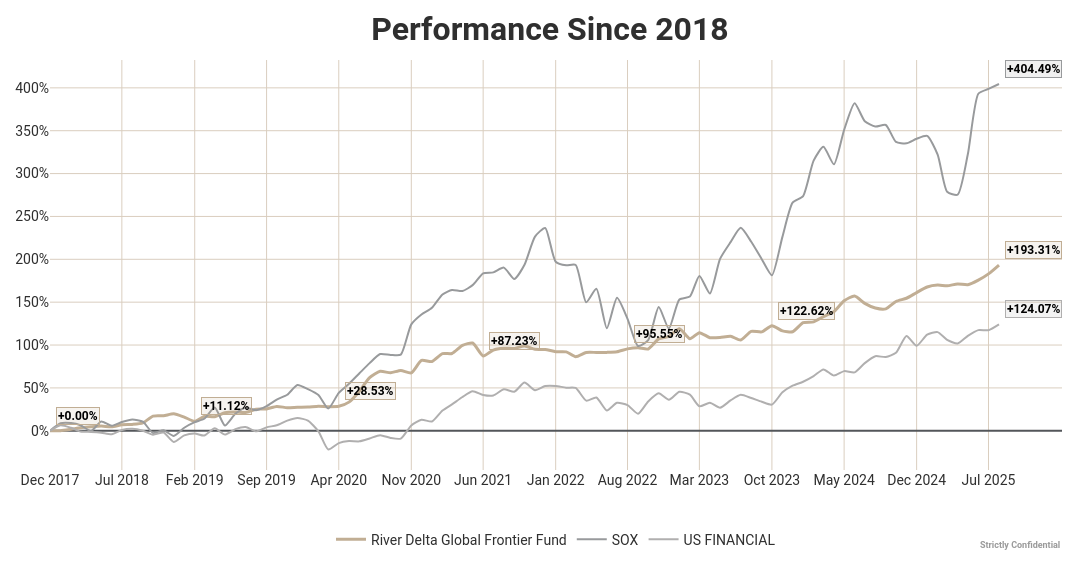

Write notebook code for a chart like this one.
### Markdown cell above
#### Plot Cumulative Return

### Code cell
funds_to_be_plot = subset_of_funds(funds, ['RDGFF', 'SOX', 'US FINANCIAL'])
start_month = "2015-12"
end_month = "2025-9"

plot = plot_cumulative_returns(
    funds=funds_to_be_plot,
    title="",
    start_month=start_month,
    end_month=end_month,
    style="excel",
    language="en",
    blur=False,
    aspect_lock=True,
    custom_ticks=False,
    save=False,
    toggle=False
    )
